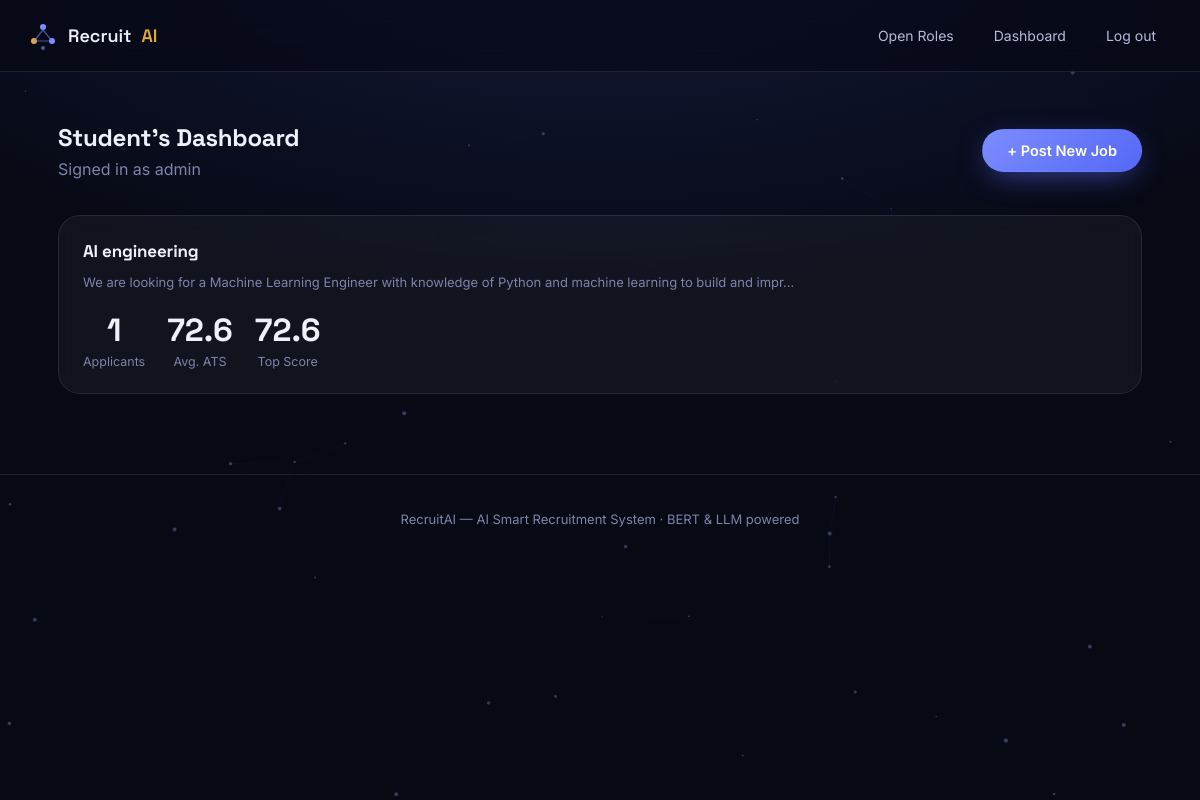
The app's page /hr/dashboard (signed in) with its own data.
### database.py (models this page shows, shortened)
class HRUser(db.Model):
    id = db.Column(db.Integer, primary_key=True)
    username = db.Column(db.String(80), unique=True, nullable=False)
    password = db.Column(db.String(200), nullable=False)  # demo only — plaintext for simplicity
    company = db.Column(db.String(120), default="Your Company")

class Job(db.Model):
    id = db.Column(db.Integer, primary_key=True)
    title = db.Column(db.String(150), nullable=False)
    description = db.Column(db.Text, nullable=False)
    required_skills_json = db.Column(db.Text, default="[]")
    required_experience = db.Column(db.Float, default=0.0)
    created_by = db.Column(db.Integer, db.ForeignKey("hr_user.id"))
    created_at = db.Column(db.DateTime, default=datetime.utcnow)
    @property
    def required_skills(self):
        return json.loads(self.required_skills_json or "[]")

### app.py (the view)
@app.route("/hr/dashboard")
def hr_dashboard():
    hr = current_hr()
    if not hr:
        return redirect(url_for("hr_login"))
    jobs = Job.query.filter_by(created_by=hr.id).order_by(Job.created_at.desc()).all()
    job_stats = []
    for j in jobs:
        apps = j.applications
        job_stats.append({
            "job": j,
            "count": len(apps),
            "avg_score": round(sum(a.ats_score for a in apps) / len(apps), 1) if apps else 0,
            "top_score": round(max((a.ats_score for a in apps), default=0), 1),
        })
    return render_template("hr_dashboard.html", hr=hr, job_stats=job_stats)

### app.py (called while the page is built)
def current_hr():
    uid = session.get("hr_user_id")
    return HRUser.query.get(uid) if uid else None

### templates/hr_dashboard.html (shortened to what this page needs)
{% extends "base.html" %}
{% block content %}
<section class="container" style="padding-top:30px;">
  <div style="display:flex; justify-content:space-between; align-items:center; flex-wrap:wrap; gap:16px; margin-bottom:36px;">
    <div>
      <h2>{{ hr.company }}'s Dashboard</h2>
      <p style="color:var(--text-low); margin-top:6px;">Signed in as {{ hr.username }}</p>
    </div>
    <a href="{{ url_for('job_new') }}" class="btn btn-primary">+ Post New Job</a>
  </div>
  {% if not job_stats %}
    <div class="card reveal in-view" style="text-align:center; padding:60px 20px;">
      <h3>No roles posted yet</h3>
      <p style="color:var(--text-low); margin-top:10px;">Post your first job description to start receiving AI-screened applications.</p>
      <a href="{{ url_for('job_new') }}" class="btn btn-primary" style="margin-top:22px;">Post a Job</a>
    </div>
  {% else %}
    <div class="module-grid">
      {% for s in job_stats %}
      <a href="{{ url_for('job_detail', job_id=s.job.id) }}" class="card module-card card-hover reveal" style="display:block;">
        <h4 style="font-size:17px; margin-bottom:10px;">{{ s.job.title }}</h4>
        <p style="margin-bottom:18px;">{{ s.job.description[:110] }}{% if s.job.description|length > 110 %}…{% endif %}</p>
        <div style="display:flex; gap:22px;">
          <div class="kpi"><div class="num">{{ s.count }}</div><div class="cap">Applicants</div></div>
          <div class="kpi"><div class="num">{{ s.avg_score }}</div><div class="cap">Avg. ATS</div></div>
          <div class="kpi"><div class="num">{{ s.top_score }}</div><div class="cap">Top Score</div></div>
        </div>
      </a>
      {% endfor %}
    </div>
  {% endif %}
</section>
{% endblock %}

### static/css/style.css (style rules this page uses)
:root { --bg-0: #070914; --bg-1: #0c1024; --bg-2: #131a3a; --surface: rgba(255, 255, 255, 0.045); --surface-hover: rgba(255, 255, 255, 0.08); --border: rgba(255, 255, 255, 0.09); --border-strong: rgba(255, 255, 255, 0.18); --indigo: #5468f5; --indigo-bright: #7c8cff; --indigo-dim: #2c3488; --gold: #e4a93b; --gold-bright: #f6c35e; --green: #3ecf8e; --red: #f16565; --text-hi: #eef0fb; --text-mid: #b6bbdb; --text-low: #7d84ab; --radius-sm: 8px; --radius-md: 14px; --radius-lg: 22px; --shadow-glow: 0 0 0 1px var(--border), 0 20px 60px -20px rgba(84, 104, 245, 0.35); --font-display: 'Space Grotesk', 'Inter', sans-serif; --font-body: 'Inter', sans-serif; --font-mono: 'JetBrains Mono', monospace; }
* { box-sizing: border-box; }
html { scroll-behavior: smooth; }
body { margin: 0; background: radial-gradient(ellipse 120% 80% at 50% -10%, var(--bg-2), var(--bg-0) 60%); color: var(--text-mid); font-family: var(--font-body); min-height: 100vh; position: relative; overflow-x: hidden; }
a { color: inherit; text-decoration: none; }
h1, h2, h3, h4 { font-family: var(--font-display); color: var(--text-hi); margin: 0; letter-spacing: -0.01em; }
p { margin: 0; }
.container { max-width: 1140px; margin: 0 auto; padding: 0 28px; }
.btn { display: inline-flex; align-items: center; justify-content: center; gap: 8px; padding: 12px 24px; border-radius: 999px; font-family: var(--font-body); font-weight: 600; font-size: 14.5px; border: 1px solid transparent; cursor: pointer; transition: transform .18s ease, box-shadow .18s ease, background .18s ease; white-space: nowrap; }
.btn-primary { background: linear-gradient(135deg, var(--indigo-bright), var(--indigo)); color: white; box-shadow: 0 8px 30px -8px rgba(84,104,245,.7); }
.card { background: var(--surface); border: 1px solid var(--border); border-radius: var(--radius-lg); padding: 28px; backdrop-filter: blur(10px); transition: border-color .25s ease, transform .25s ease; }
.reveal { opacity: 0; transform: translateY(24px); transition: opacity .7s ease, transform .7s ease; }
.reveal.in-view { opacity: 1; transform: translateY(0); }
.module-grid { display: grid; grid-template-columns: repeat(auto-fit, minmax(260px, 1fr)); gap: 18px; }
.module-card { padding: 24px; }
.module-card h4 { font-size: 15.5px; margin-bottom: 6px; }
.module-card p { font-size: 13px; color: var(--text-low); line-height: 1.55; }
.kpi { text-align: center; }
.kpi .num { font-family: var(--font-display); font-size: 32px; color: var(--text-hi); font-weight: 700; }
.kpi .cap { font-size: 12.5px; color: var(--text-low); margin-top: 4px; }

### records on screen
HRUser: company "Student", username "admin"
Job: job "AI engineering", job "We are looking for a Machine Learning Engineer with knowledge of Python and machine learning to build and impr"

### other values on screen
{{ s.count }} "1"
{{ s.avg_score }} "72.6"
{{ s.top_score }} "72.6"
